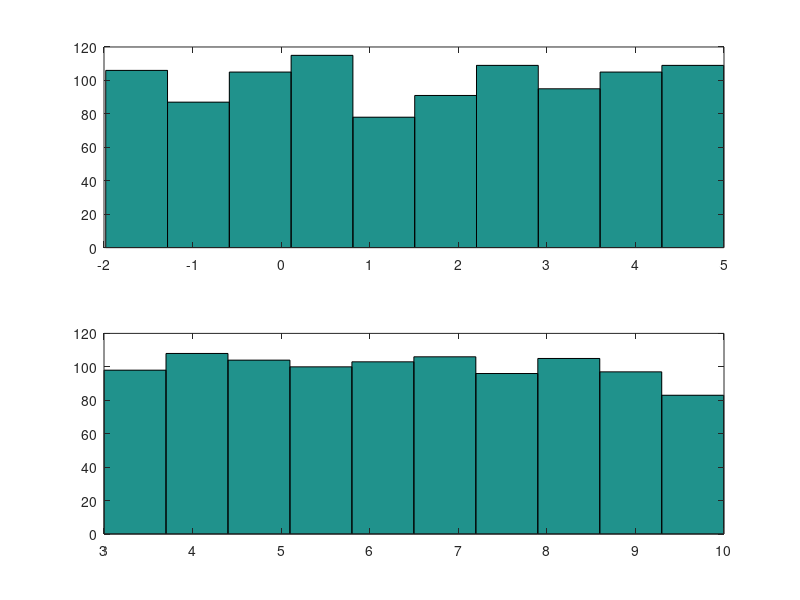

The MATLAB source for this figure:
clear all;
close all;

x_lb = -2;
x_ub = 5;
y_lb = 3;
y_ub = 10;

n = 1e3;

% SETTING SEED HERE
tstart = clock;
seed = round(sum(1000*tstart));
rand('state',seed);             % NOTE: This sets the seed for the UNIFORM distribution only.
% save tempseed seed -ASCII;    % Saving seed if you want to repeat the exact same simulation later.

x = random('unif', x_lb, x_ub, n, 1);
y = random('unif', y_lb, y_ub, n, 1);

figure;
subplot(211); hist(x);
subplot(212); hist(y);